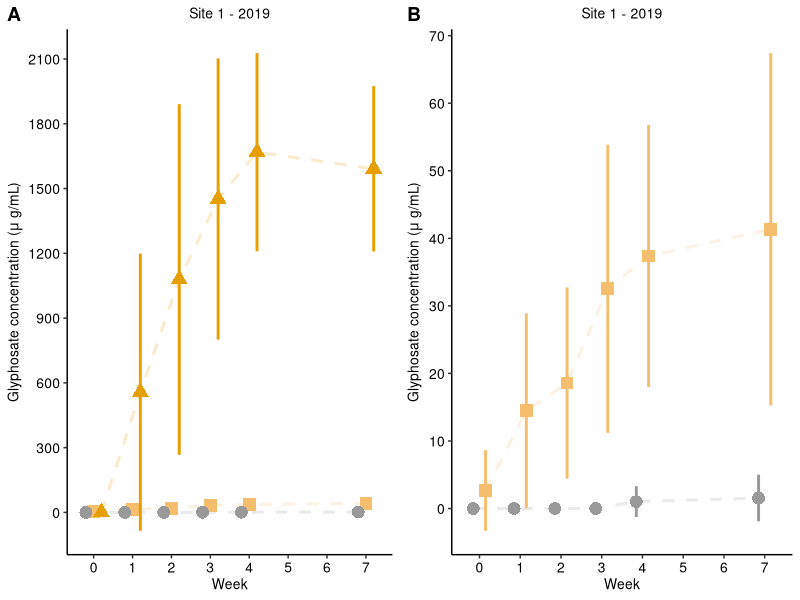
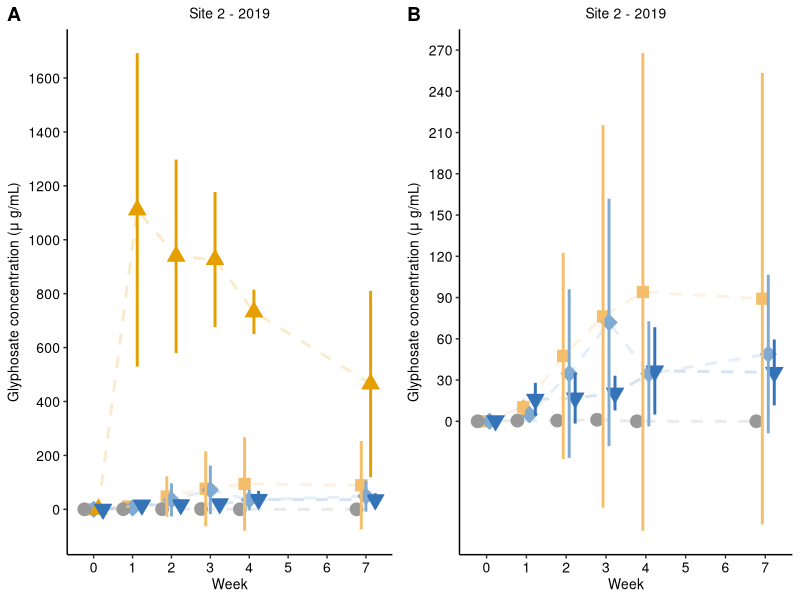
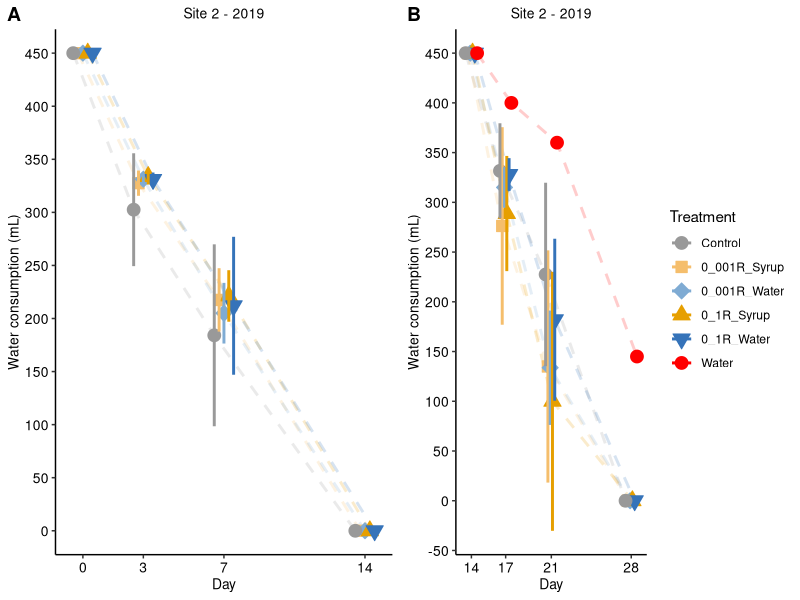

Here is the R script that generated these plots, in order:
## ---- chunk 1
knitr::opts_chunk$set(echo = TRUE)
library(tidyverse)
library(ggplot2)
library(cowplot)
## ---- chunk 2
honey_site1_2018 <- read.table("tables/honey-site1-2018.txt", header = T)

# Function to calculate the mean and the standard deviation for each group
# data: a data frame
# varname: the name of a column containing the variable to be summarized
# groupnames: vector of column names to be used as grouping variables
data_summary <- function(data, varname, groupnames){
  require(plyr)
  summary_func <- function(x, col){
    c(mean = mean(x[[col]], na.rm=TRUE),
      sd = sd(x[[col]], na.rm=TRUE))
  }
  data_sum<-ddply(data, groupnames, .fun=summary_func,
                  varname)
  data_sum <- rename(data_sum, c("mean" = varname))
 return(data_sum)
}

# Summarize the data:
hd1_2018 <- data_summary(honey_site1_2018, varname="Concentration", groupnames=c("Treatment", "Week"))

# Organize:
hd1_2018$Treatment <- factor(hd1_2018$Treatment, levels = c("Control","0_1RS"))

#Line plot with error bars:
hd1_2018_graph <- ggplot(hd1_2018, aes(x=Week, y=Concentration, group=Treatment, color=Treatment)) + 
  geom_line(size = 1, position = position_dodge(width = 0.2), alpha = 0.2, linetype = "dashed") +
  geom_point(size = 4, aes(shape = Treatment, fill = Treatment), position = position_dodge(width = 0.2)) +
  geom_errorbar(aes(ymin=Concentration-sd, ymax=Concentration+sd), size = 1, width = 0, position = position_dodge(width = 0.2)) +
  scale_y_continuous(breaks = c(0,300,600,900,1200,1500)) +
  scale_x_continuous(breaks = c(0,1,2,3,4,5,6,7)) +
  scale_shape_manual(values = c(16,17)) +
  scale_color_manual(values=c('#999999','#E69F00'))+
  theme_classic() +
  ggtitle("Site 1 - 2018") +
  theme(plot.title = element_text(face = "plain", size = 10, hjust = 0.5)) +
  theme(axis.text.x = element_text(color = "black", size = 10),
        axis.text.y = element_text(color = "black", size = 10)) +
  theme(axis.title.x = element_text(size = 10),
        axis.title.y = element_text(size = 10)) +
  ylab(bquote("Glyphosate concentration ("*mu~"g/mL)")) +
  theme(legend.position = "none")
## ---- chunk 3
honey_site1_2019 <- read.table("tables/honey-site1-2019.txt", header = T)

# Function to calculate the mean and the standard deviation for each group
# data: a data frame
# varname: the name of a column containing the variable to be summarized
# groupnames: vector of column names to be used as grouping variables
data_summary <- function(data, varname, groupnames){
  require(plyr)
  summary_func <- function(x, col){
    c(mean = mean(x[[col]], na.rm=TRUE),
      sd = sd(x[[col]], na.rm=TRUE))
  }
  data_sum<-ddply(data, groupnames, .fun=summary_func,
                  varname)
  data_sum <- rename(data_sum, c("mean" = varname))
 return(data_sum)
}

# Summarize the data:
hd1_2019 <- data_summary(honey_site1_2019, varname="Concentration", groupnames=c("Treatment", "Week"))

# Organize:
hd1_2019$Treatment <- factor(hd1_2019$Treatment, levels = c("Control","0_001RS","0_1RS","0_001R","0_1R"))

#Line plot with error bars:
hd1_2019_graph <- ggplot(hd1_2019, aes(x=Week, y=Concentration, group=Treatment, color=Treatment)) + 
  geom_line(size = 1, position = position_dodge(width = 0.6), alpha = 0.2, linetype = "dashed") +
  geom_point(size = 4, aes(shape = Treatment, fill = Treatment), position = position_dodge(width = 0.6)) +
  geom_errorbar(aes(ymin=Concentration-sd, ymax=Concentration+sd), size = 1, width = 0, position = position_dodge(width = 0.6)) +
  scale_y_continuous(breaks = c(0,300,600,900,1200,1500,1800,2100,2400,2700,3000)) +
  scale_x_continuous(breaks = c(0,1,2,3,4,5,6,7)) +
  scale_shape_manual(values = c(16,15,17)) +
  scale_color_manual(values=c('#999999','#F5BE6C','#E69F00'))+
  theme_classic() +
  ggtitle("Site 1 - 2019") +
  theme(plot.title = element_text(face = "plain", size = 10, hjust = 0.5)) +
  theme(axis.text.x = element_text(color = "black", size = 10), 
        axis.text.y = element_text(color = "black", size = 10)) +
  theme(axis.title.x = element_text(size = 10),
        axis.title.y = element_text(size = 10)) +
  ylab(bquote("Glyphosate concentration ("*mu~"g/mL)")) +
  theme(legend.position = "none")

# Select data from control and 0.001% GBF-treated hives:
hd1_2019_subset <- hd1_2019[c(1:6,13:18),c(1:4)]

#Line plot with error bars:
hd1_2019_subset_graph <- ggplot(hd1_2019_subset, aes(x=Week, y=Concentration, group=Treatment, color=Treatment)) + 
  geom_line(size = 1, position = position_dodge(width = 0.6), alpha = 0.2, linetype = "dashed") +
  geom_point(size = 4, aes(shape = Treatment, fill = Treatment), position = position_dodge(width = 0.6)) +
  geom_errorbar(aes(ymin=Concentration-sd, ymax=Concentration+sd), size = 1, width = 0, position = position_dodge(width = 0.6)) +
  scale_y_continuous(breaks = c(0,10,20,30,40,50,60,70)) + 
  scale_x_continuous(breaks = c(0,1,2,3,4,5,6,7)) +
  scale_shape_manual(values = c(16,15,15)) +
  scale_color_manual(values=c('#999999','#F5BE6C','#F5BE6C'))+
  theme_classic() +
  ggtitle("Site 1 - 2019") +
  theme(plot.title = element_text(face = "plain", size = 10, hjust = 0.5)) +
  theme(axis.text.x = element_text(color = "black", size = 10), 
        axis.text.y = element_text(color = "black", size = 10)) +
  theme(axis.title.x = element_text(size = 10),
        axis.title.y = element_text(size = 10)) +
  ylab(bquote("Glyphosate concentration ("*mu~"g/mL)")) +
  theme(legend.position = "none")

### Graphs together:
plot_grid(hd1_2019_graph, hd1_2019_subset_graph, labels = "AUTO")
## ---- chunk 4
honey_site2_2019 <- read.table("tables/honey-site2-2019.txt", header = T)

# Function to calculate the mean and the standard deviation for each group
# data: a data frame
# varname: the name of a column containing the variable to be summarized
# groupnames: vector of column names to be used as grouping variables
data_summary <- function(data, varname, groupnames){
  require(plyr)
  summary_func <- function(x, col){
    c(mean = mean(x[[col]], na.rm=TRUE),
      sd = sd(x[[col]], na.rm=TRUE))
  }
  data_sum<-ddply(data, groupnames, .fun=summary_func,
                  varname)
  data_sum <- rename(data_sum, c("mean" = varname))
 return(data_sum)
}

# Summarize the data:
hd2_2019 <- data_summary(honey_site2_2019, varname="Concentration", groupnames=c("Treatment", "Week"))

# Organize:
hd2_2019$Treatment <- factor(hd2_2019$Treatment, levels = c("Control","0_001R_Syrup","0_001R_Water","0_1R_Syrup","0_1R_Water"))

#Line plot with error bars:
hd2_2019_graph <- ggplot(hd2_2019, aes(x=Week, y=Concentration, group=Treatment, color=Treatment)) + 
  geom_line(size = 1, position = position_dodge(width = 0.6), alpha = 0.2, linetype = "dashed") +
  geom_point(size = 4, aes(shape = Treatment, fill = Treatment), position = position_dodge(width = 0.6)) +
  geom_errorbar(aes(ymin=Concentration-sd, ymax=Concentration+sd), size = 1, width = 0, position = position_dodge(width = 0.6)) +
  scale_y_continuous(breaks = c(0,200,400,600,800,1000,1200,1400,1600,1800)) + 
  scale_x_continuous(breaks = c(0,1,2,3,4,5,6,7)) +
  scale_shape_manual(values = c(21,22,23,24,25)) +
  scale_color_manual(values=c('#999999','#F5BE6C','#7FABD3','#E69F00','#3573B9'))+
  scale_fill_manual(values=c('#999999', '#F5BE6C', '#7FABD3', '#E69F00', '#3573B9')) +
  theme_classic() +
  ggtitle("Site 2 - 2019") +
  theme(plot.title = element_text(face = "plain", size = 10, hjust = 0.5)) +
  theme(axis.text.x = element_text(color = "black", size = 10), 
        axis.text.y = element_text(color = "black", size = 10)) +
  theme(axis.title.x = element_text(size = 10),
        axis.title.y = element_text(size = 10)) +
  ylab(bquote("Glyphosate concentration ("*mu~"g/mL)")) +
  theme(legend.position = "none")

# Select data from control and 0.001R-Syrup, 0.001R-Water and 0.1R-Water treated hives:
hd2_2019_subset <- hd2_2019[c(1:12,19:30),c(1:4)]

#Line plot with error bars:
hd2_2019_subset_graph <- ggplot(hd2_2019_subset, aes(x=Week, y=Concentration, group=Treatment, color=Treatment)) + 
  geom_line(size = 1, position = position_dodge(width = 0.6), alpha = 0.2, linetype = "dashed") +
  geom_point(size = 4, aes(shape = Treatment, fill = Treatment), position = position_dodge(width = 0.6)) +
  geom_errorbar(aes(ymin=Concentration-sd, ymax=Concentration+sd), size = 1, width = 0, position = position_dodge(width = 0.6)) +
  scale_y_continuous(breaks = c(0,30,60,90,120,150,180,210,240,270)) + 
  scale_x_continuous(breaks = c(0,1,2,3,4,5,6,7)) +
  scale_shape_manual(values = c(21,22,23,25)) +
  scale_color_manual(values=c('#999999','#F5BE6C','#7FABD3','#3573B9'))+
  scale_fill_manual(values=c('#999999', '#F5BE6C', '#7FABD3', '#3573B9')) +
  theme_classic() +
  ggtitle("Site 2 - 2019") +
  theme(plot.title = element_text(face = "plain", size = 10, hjust = 0.5)) +
  theme(axis.text.x = element_text(color = "black", size = 10), 
        axis.text.y = element_text(color = "black", size = 10)) +
  theme(axis.title.x = element_text(size = 10),
        axis.title.y = element_text(size = 10)) +
  ylab(bquote("Glyphosate concentration ("*mu~"g/mL)")) +
  theme(legend.position = "none")

### Graphs together:
plot_grid(hd2_2019_graph, hd2_2019_subset_graph, labels = "AUTO")
## ---- chunk 5
water_2019 <- read.table("tables/water-control-DW-site2-2019.txt", header = T)

# Subset 1 - Select data from Weeks 0, 0.43, 1, 2:
water_2019_subset1 <- water_2019[c(1:92),c(1:5)]

# Subset 2 - Select data from Weeks 2, 2.43, 3, 4:
water_2019_subset2 <- water_2019[c(93:188),c(1:5)]

# Function to calculate the mean and the standard deviation for each group
# data: a data frame
# varname: the name of a column containing the variable to be summarized
# groupnames: vector of column names to be used as grouping variables
data_summary <- function(data, varname, groupnames){
  require(plyr)
  summary_func <- function(x, col){
    c(mean = mean(x[[col]], na.rm=TRUE),
      sd = sd(x[[col]], na.rm=TRUE))
  }
  data_sum<-ddply(data, groupnames, .fun=summary_func,
                  varname)
  data_sum <- rename(data_sum, c("mean" = varname))
 return(data_sum)
}

# Subset 1:
# Summarize the data:
wd2_2019_1 <- data_summary(water_2019_subset1, varname="Vleft", groupnames=c("Treatment", "Day"))

# Organize:
wd2_2019_1$Treatment <- factor(wd2_2019_1$Treatment, levels = c("Control","0_001R_Syrup","0_001R_Water","0_1R_Syrup","0_1R_Water"))

#Line plot with error bars:
wd2_2019_1_graph <- ggplot(wd2_2019_1, aes(x=Day, y=Vleft, group=Treatment, color=Treatment)) + 
  geom_line(size = 1, position = position_dodge(width = 1.2), alpha = 0.2, linetype = "dashed") +
  geom_point(size = 4, aes(shape = Treatment, fill = Treatment), position = position_dodge(width = 1.2)) +
  geom_errorbar(aes(ymin=Vleft-sd, ymax=Vleft+sd), size = 1, width = 0, position = position_dodge(width = 1.2)) +
  scale_y_continuous(breaks = c(-50,0,50,100,150,200,250,300,350,400,450)) + 
  scale_x_continuous(breaks = c(0,3,7,14)) +
  scale_shape_manual(values = c(21,22,23,24,25)) +
  scale_color_manual(values=c('#999999','#F5BE6C','#7FABD3','#E69F00','#3573B9'))+
  scale_fill_manual(values=c('#999999', '#F5BE6C', '#7FABD3', '#E69F00', '#3573B9')) +
  theme_classic() +
  ggtitle("Site 2 - 2019") +
  theme(plot.title = element_text(face = "plain", size = 10, hjust = 0.5)) +
  theme(axis.text.x = element_text(color = "black", size = 10), 
        axis.text.y = element_text(color = "black", size = 10)) +
  theme(axis.title.x = element_text(size = 10),
        axis.title.y = element_text(size = 10)) +
  ylab(bquote("Water consumption (mL)")) +
  theme(legend.position = "none")

# Subset 2:
# Summarize the data:
wd2_2019_2 <- data_summary(water_2019_subset2, varname="Vleft", groupnames=c("Treatment", "Day"))

# Organize:
wd2_2019_2$Treatment <- factor(wd2_2019_2$Treatment, levels = c("Control","0_001R_Syrup","0_001R_Water","0_1R_Syrup","0_1R_Water","Water"))

#Line plot with error bars:
wd2_2019_2_graph <- ggplot(wd2_2019_2, aes(x=Day, y=Vleft, group=Treatment, color=Treatment)) + 
  geom_line(size = 1, position = position_dodge(width = 1.2), alpha = 0.2, linetype = "dashed") +
  geom_point(size = 4, aes(shape = Treatment, fill = Treatment), position = position_dodge(width = 1.2)) +
  geom_errorbar(aes(ymin=Vleft-sd, ymax=Vleft+sd), size = 1, width = 0, position = position_dodge(width = 1.2)) +
  scale_y_continuous(breaks = c(-50,0,50,100,150,200,250,300,350,400,450)) + 
  scale_x_continuous(breaks = c(14,17,21,28)) +
  scale_shape_manual(values = c(21,22,23,24,25,21)) +
  scale_color_manual(values=c('#999999','#F5BE6C','#7FABD3','#E69F00','#3573B9','red'))+
  scale_fill_manual(values=c('#999999', '#F5BE6C', '#7FABD3', '#E69F00', '#3573B9','red')) +
  theme_classic() +
  ggtitle("Site 2 - 2019") +
  theme(plot.title = element_text(face = "plain", size = 10, hjust = 0.5)) +
  theme(axis.text.x = element_text(color = "black", size = 10), 
        axis.text.y = element_text(color = "black", size = 10)) +
  theme(axis.title.x = element_text(size = 10),
        axis.title.y = element_text(size = 10)) +
  ylab(bquote("Water consumption (mL)")) 
  theme(legend.position = "none")

### Graphs together:
plot_grid(wd2_2019_1_graph, wd2_2019_2_graph, labels = "AUTO")
